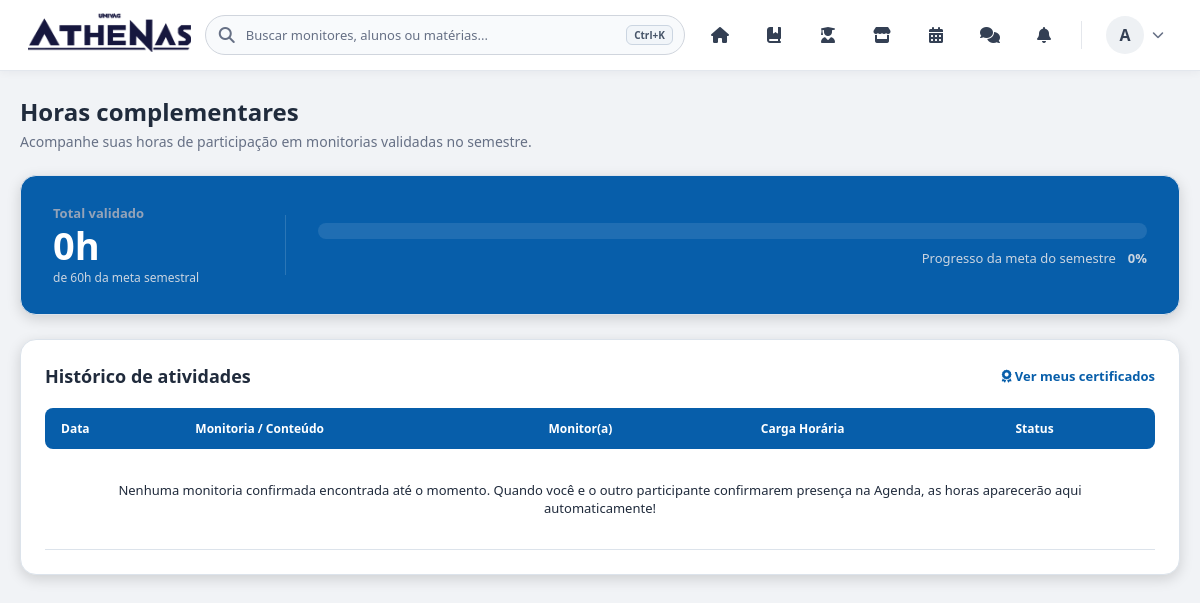
Before: /views/monitor/horasComplementares.php (signed in) with the older database file.
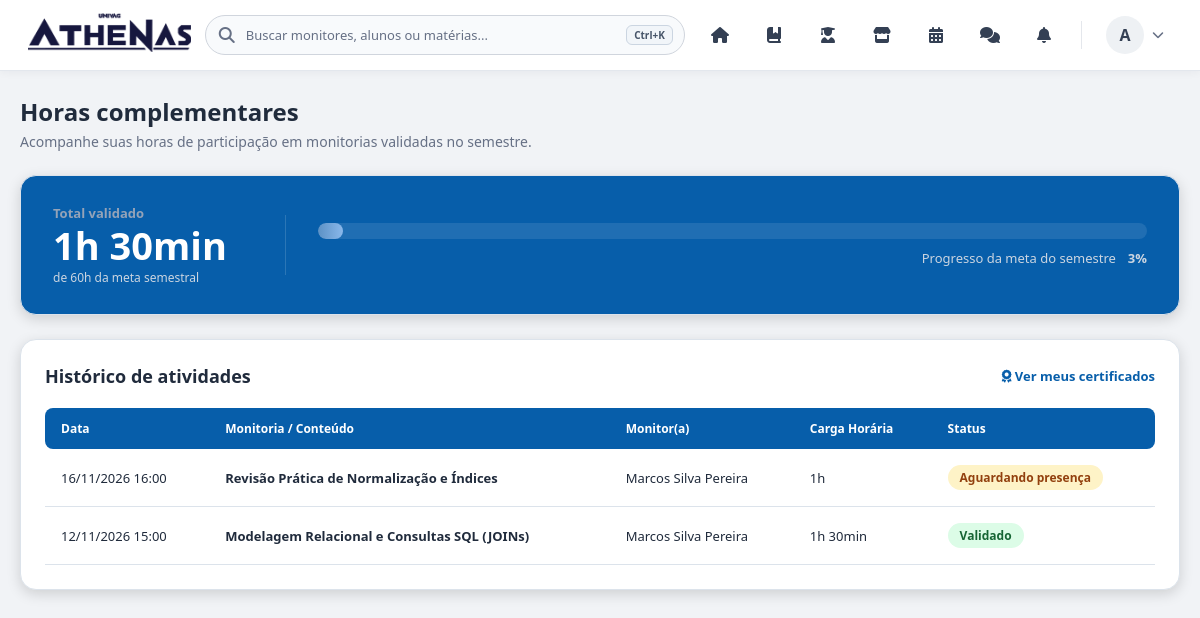
After: the same page with the newer database file.
### tables this page shows
CREATE TABLE IF NOT EXISTS agendamentos (
    id BIGINT UNSIGNED AUTO_INCREMENT PRIMARY KEY,
    conversa_id BIGINT UNSIGNED NOT NULL,
    aluno_id INT NOT NULL,
    monitor_id INT NOT NULL,
    assunto VARCHAR(180) NOT NULL,
    agendado_para DATETIME NOT NULL,
    duracao_minutos SMALLINT UNSIGNED NOT NULL DEFAULT 60,
    status ENUM('solicitado', 'confirmado', 'recusado', 'cancelado') NOT NULL DEFAULT 'solicitado',
    meeting_url VARCHAR(500) NULL,
    presenca_aluno TINYINT(1) NULL DEFAULT NULL,
    presenca_monitor TINYINT(1) NULL DEFAULT NULL,
    criado_em TIMESTAMP NOT NULL DEFAULT CURRENT_TIMESTAMP,
    atualizado_em TIMESTAMP NOT NULL DEFAULT CURRENT_TIMESTAMP ON UPDATE CURRENT_TIMESTAMP,
    KEY idx_agendamentos_aluno_data (aluno_id, agendado_para),
    KEY idx_agendamentos_monitor_data (monitor_id, agendado_para),
    CONSTRAINT fk_agendamento_conversa FOREIGN KEY (conversa_id) REFERENCES conversas(id) ON DELETE CASCADE,
    CONSTRAINT fk_agendamento_aluno FOREIGN KEY (aluno_id) REFERENCES usuarios(id) ON DELETE CASCADE,
    CONSTRAINT fk_agendamento_monitor FOREIGN KEY (monitor_id) REFERENCES usuarios(id) ON DELETE CASCADE
);

CREATE TABLE IF NOT EXISTS usuarios (
    id INT AUTO_INCREMENT PRIMARY KEY,
    nome VARCHAR(100) NOT NULL,
    email VARCHAR(100) NOT NULL UNIQUE,
    cpf VARCHAR(14) NOT NULL UNIQUE,
    senha VARCHAR(255) NOT NULL,
    tipo ENUM('aluno', 'monitor') NOT NULL DEFAULT 'aluno',
    bio VARCHAR(500) NOT NULL DEFAULT '',
    curso VARCHAR(120) NOT NULL DEFAULT '',
    periodo VARCHAR(40) NOT NULL DEFAULT '',
    foto_perfil MEDIUMBLOB NULL,
    foto_mime VARCHAR(30) NULL,
    notificar_mensagens TINYINT(1) NOT NULL DEFAULT 1,
    notificar_agendamentos TINYINT(1) NOT NULL DEFAULT 1,
    criado_em TIMESTAMP DEFAULT CURRENT_TIMESTAMP
);

### views/monitor/horasComplementares.php (the view, shortened to what the rows shown need)
<?php
require_once __DIR__ . '/../../config/conexao.php';
$usuarioId = (int) $_SESSION['usuario_id'];
$tipoUsuario = $_SESSION['usuario_tipo'] ?? 'aluno';
$ehMonitor = ($tipoUsuario === 'monitor');
$atividades = [];
try {
    $colunaUsuario = $ehMonitor ? 'a.monitor_id' : 'a.aluno_id';
    $stmt = $pdo->prepare(
        "SELECT a.id, a.assunto, a.agendado_para, a.duracao_minutos, a.status,
                a.presenca_aluno, a.presenca_monitor,
                aluno.nome AS aluno_nome, monitor.nome AS monitor_nome,
                r.assunto_estudado
         FROM agendamentos a
         JOIN usuarios aluno ON aluno.id = a.aluno_id
         JOIN usuarios monitor ON monitor.id = a.monitor_id
         LEFT JOIN registros_monitorias r ON r.agendamento_id = a.id
         WHERE {$colunaUsuario} = ? AND a.status = 'confirmado'
         ORDER BY a.agendado_para DESC
         LIMIT 100"
    );
    $stmt->execute([$usuarioId]);
    $atividades = $stmt->fetchAll();
} catch (PDOException $e) {
    error_log($e->getMessage());
}
?>
<!DOCTYPE html>
<html lang="pt-BR">
<head>
    <link rel="stylesheet" href="https://cdnjs.cloudflare.com/ajax/libs/font-awesome/6.4.0/css/all.min.css">
    <?php if ($ehMonitor): ?>
        <link rel="stylesheet" href="../../assets/css/monitorTheme.css?v=5">
    <?php else: ?>
        <link rel="stylesheet" href="../../assets/css/aluno.css?v=3">
    <?php endif; ?>
    <link rel="stylesheet" href="../../assets/css/horasComplementares.css?v=3">
</head>
<body class="<?php echo $ehMonitor ? 'monitor-theme' : 'aluno-theme'; ?>">
    <?php include '../../includes/navbar.php'; ?>
    <main class="horas-main-container">
        <div class="horas-content-wrapper">
            <header class="horas-header-bloco">
                <h1>Horas complementares</h1>
            </header>
            <section class="card-tabela-atividades">
                <div class="tabela-header">
                    <h2>Histórico de atividades</h2>
                </div>
                <div class="tabela-responsive-wrapper">
                    <table class="tabela-atividades">
                        <thead>
                            <tr>
                                <th>Data</th>
                                <th>Monitoria / Conteúdo</th>
                                <th><?php echo $ehMonitor ? 'Aluno(a)' : 'Monitor(a)'; ?></th>
                                <th>Carga Horária</th>
                                <th>Status</th>
                            </tr>
                        </thead>
                        <tbody>
                            <?php if ($atividades): ?>
                                <?php foreach ($atividades as $ativ): ?>
                                    <?php
                                    $validado = ((int) $ativ['presenca_aluno'] === 1 && (int) $ativ['presenca_monitor'] === 1);
                                    $jaTerminou = (strtotime($ativ['agendado_para']) + ((int) $ativ['duracao_minutos'] * 60)) <= time();
                                    if ($validado) {
                                        $statusClasse = 'status-validado';
                                        $statusTexto = 'Validado';
                                    } elseif ($jaTerminou) {
                                        $statusClasse = 'status-validacao';
                                        $statusTexto = 'Aguardando presença';
                                    } else {
                                        $statusClasse = 'status-agendado';
                                        $statusTexto = 'Agendada';
                                    }
                                    $durMin = (int) $ativ['duracao_minutos'];
                                    $durLabel = $durMin >= 60
                                        ? intdiv($durMin, 60) . 'h' . ($durMin % 60 ? ' ' . ($durMin % 60) . 'min' : '')
                                        : $durMin . ' min';
                                    $tituloExibicao = $ativ['assunto_estudado'] ?: $ativ['assunto'];
                                    $participante = $ehMonitor ? $ativ['aluno_nome'] : $ativ['monitor_nome'];
                                    ?>
                                    <tr>
                                        <td><?php echo date('d/m/Y H:i', strtotime($ativ['agendado_para'])); ?></td>
                                        <td><strong><?php echo htmlspecialchars($tituloExibicao, ENT_QUOTES, 'UTF-8'); ?></strong></td>
                                        <td><?php echo htmlspecialchars($participante, ENT_QUOTES, 'UTF-8'); ?></td>
                                        <td><?php echo htmlspecialchars($durLabel, ENT_QUOTES, 'UTF-8'); ?></td>
                                        <td><span class="badge-status <?php echo $statusClasse; ?>"><?php echo $statusTexto; ?></span></td>
                                    </tr>
                                <?php endforeach; ?>
                            <?php endif; ?>
                        </tbody>
                    </table>
                </div>
            </section>
        </div>
    </main>
</body>
</html>

Changed rows visible on the page:
added agendamentos: agendado_para "16/11/2026 16:00", assunto "Revisão Prática de Normalização e Índices", monitor.nome "Marcos Silva Pereira", duracao_minutos "1h", statusTexto "Aguardando presença"
added agendamentos: agendado_para "12/11/2026 15:00", assunto "Modelagem Relacional e Consultas SQL (JOINs)", monitor.nome "Marcos Silva Pereira", duracao_minutos "1h 30min", statusTexto "Validado"
Other visible differences:
$labelTotalHoras: "0h" → "1h 30min"
$percentualMeta: "0" → "3"
text no longer shown: "Nenhuma monitoria confirmada encontrada até o momento. Quando você e o outro participante confirmarem presença na Agenda, as horas aparecerão aqui automaticamente!"
